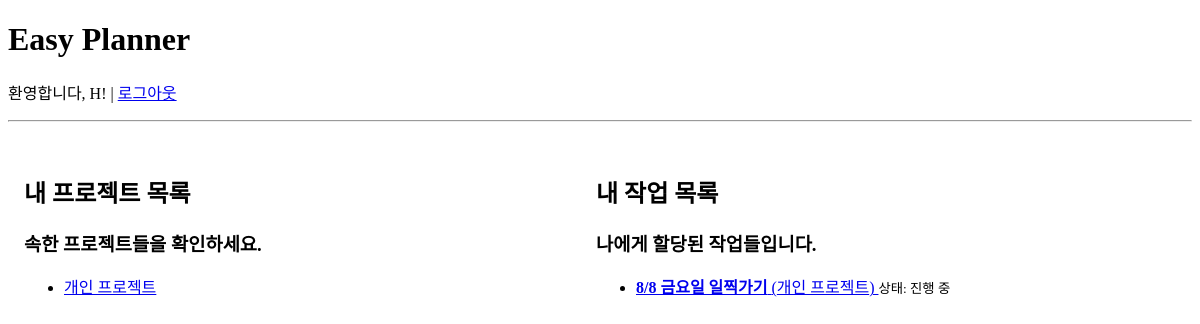
The app's page /dashboard (signed in) with its own data.
### tables this page shows
CREATE TABLE users (
            id INTEGER PRIMARY KEY AUTOINCREMENT,
            username TEXT NOT NULL UNIQUE,
            password_hash TEXT NOT NULL,
            role TEXT NOT NULL
        );

CREATE TABLE projects (
            id INTEGER PRIMARY KEY AUTOINCREMENT,
            project_name TEXT NOT NULL,
            created_by INTEGER,
            start_date TEXT,
            end_date TEXT,
            FOREIGN KEY (created_by) REFERENCES users (id)
        );

CREATE TABLE tasks (
            id INTEGER PRIMARY KEY AUTOINCREMENT,
            project_id INTEGER,
            task_name TEXT NOT NULL,
            start_date TEXT,
            end_date TEXT,
            status TEXT,
            assignee_id INTEGER,
            FOREIGN KEY (project_id) REFERENCES projects (id) ON DELETE CASCADE,
            FOREIGN KEY (assignee_id) REFERENCES users (id)
        );

### views/project_routes.py (the view)
@bp.route('/dashboard')
@login_required
def dashboard():
    user_projects = Project.find_for_user(current_user.id)
    assigned_tasks_data = Task.find_for_assignee(current_user.id)
    assigned_tasks = [
        {
            'id': row[0],
            'project_id': row[1],
            'name': row[2],
            'status': row[5],
            'project_name': row[7]
        } for row in assigned_tasks_data
    ]
    current_time_for_input = datetime.now().strftime('%Y-%m-%dT%H:%M')
    return render_template('dashboard.html',
                            projects=user_projects,
                            tasks=assigned_tasks, # 딕셔너리 리스트 전달
                            current_time=current_time_for_input)

### app.py (called while the page is built)
@login_manager.user_loader
def load_user(user_id):
    return User.get(user_id)

### database.py (called while the page is built)
def get_db():
    conn = sqlite3.connect(DATABASE_NAME)
    return conn

### models.py (called while the page is built)
    @staticmethod
    def get(user_id):
        db = get_db()
        try:
            cursor = db.cursor()
            cursor.execute("SELECT * FROM users WHERE id = ?", (user_id,))
            user_data = cursor.fetchone()
            if not user_data:
                return None
            return User(id=user_data[0], username=user_data[1], password_hash=user_data[2], role=user_data[3])
        finally:
            db.close()

    @staticmethod
    def find_for_user(user_id):
        db = get_db()
        try:
            cursor = db.cursor()
            cursor.execute("""
                SELECT p.id, p.project_name, p.created_by, p.start_date, p.end_date
                FROM projects p
                JOIN project_members pm ON p.id = pm.project_id
                WHERE pm.user_id = ?
            """, (user_id,))
            projects_data = cursor.fetchall()
            return [Project(id=p[0], project_name=p[1], created_by=p[2], start_date=p[3], end_date=p[4]) for p in projects_data]
        finally:
            db.close()

    @staticmethod
    def find_for_assignee(user_id):
        db = get_db()
        try:
            cursor = db.cursor()
            cursor.execute("""
                SELECT t.id, t.project_id, t.task_name, t.start_date, t.end_date, t.status, t.assignee_id, p.project_name
                FROM tasks t
                JOIN projects p ON t.project_id = p.id
                WHERE t.assignee_id = ?
                ORDER BY t.start_date ASC
            """, (user_id,))
            tasks_data = cursor.fetchall()
            return tasks_data
        finally:
            db.close()

### templates/dashboard.html (shortened to what this page needs)
{% extends 'base.html' %}
{% block content %}
    <div class="grid-container">
        <article>
            <hgroup>
                <h2>내 프로젝트 목록</h2>
                <h3>속한 프로젝트들을 확인하세요.</h3>
            </hgroup>
            <ul>
                {% for project in projects %}
                    <li><a href="{{ url_for('project.project_detail', project_id=project.id) }}">{{ project.project_name }}</a></li>
                {% else %}
                    <li>속한 프로젝트가 없습니다.</li>
                {% endfor %}
            </ul>
        </article>
        <article>
            <hgroup>
                <h2>내 작업 목록</h2>
                <h3>나에게 할당된 작업들입니다.</h3>
            </hgroup>
            <ul>
                {% for task in tasks %}
                    <li>
                        <a href="{{ url_for('project.project_detail', project_id=task.project_id) }}">
                            <strong>{{ task.name }}</strong> ({{ task.project_name }})
                        </a>
                        <small>상태: {{ task.status }}</small>
                    </li>
                {% else %}
                    <li>할당된 작업이 없습니다.</li>
                {% endfor %}
            </ul>
        </article>
    </div>
{% endblock %}

### templates/base.html (shortened to what this page needs)
<!DOCTYPE html>
<html lang="ko">
<head>
    <link rel="stylesheet" href="https://cdn.jsdelivr.net/npm/@picocss/pico@1/css/pico.min.css">
    <link rel="stylesheet" href="{{ url_for('static', filename='css/custom.css') }}">
</head>
<body>
    <header>
        <h1><a href="{{ url_for('project.dashboard') }}" style="text-decoration: none; color: black;">Easy Planner</a></h1>
        {% if current_user.is_authenticated %}
            <p>
                환영합니다, {{ current_user.username }}! |
                <a href="{{ url_for('auth.logout') }}">로그아웃</a>
            </p>
        {% endif %}
        <hr>
    </header>
    <main class="container">
        {% block content %}{% endblock %}
    </main>
</body>
</html>

### static/css/custom.css (style rules this page uses)
main.container { max-width: 1120px; padding-top: 1.5rem; padding-left: 1rem; padding-right: 1rem; }
.grid-container { display: grid; grid-template-columns: 1fr 1fr; gap: 1.5rem; }

### records on screen
users: username "H"
projects: project_name "개인 프로젝트"
tasks: name "8/8 금요일 일찍가기", project_name "개인 프로젝트", status "진행 중"
